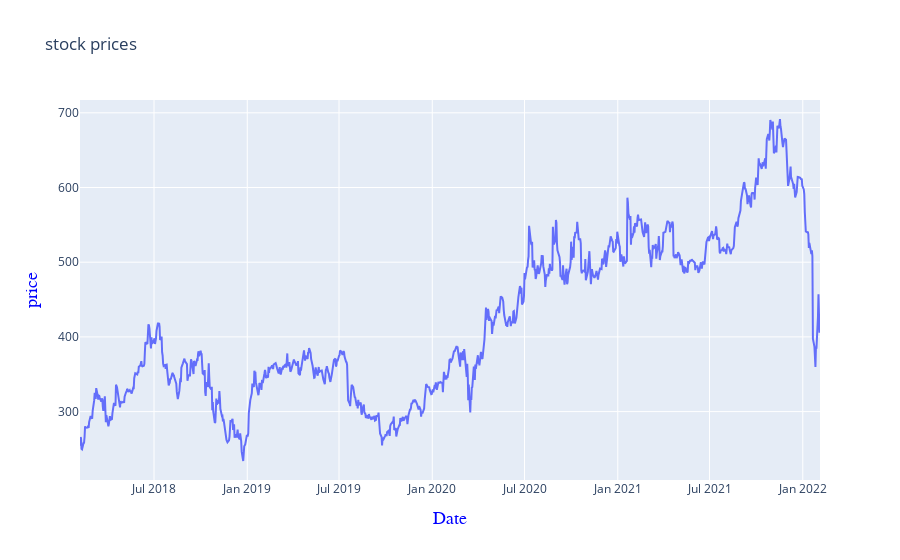

Write notebook code for a chart like this one.
### Code cell
%matplotlib notebook
layout = go.Layout(
    title ='stock prices',
    xaxis = dict(
        title = 'Date',
        titlefont =dict(
            family = 'courier new,monospace',
            size =18,
            color ='blue'
        )
    ),
    yaxis = dict(
        title = 'price',
        titlefont =dict(
            family = 'courier new,monospace',
            size =18,
            color ='blue'
    )

    )

)
data_plot = [{'x':data['Date'],'y':data['Close']}]
fig = go.Figure(data = data_plot,layout =layout)

iplot(fig)

### Figure 1 — Plotly figure (JSON) as saved in the notebook; plotly's stock layout.template omitted (floating-point values rounded to 4 significant figures; data arrays with more than 128 entries replaced by an {"elided": "..."} marker saying what was removed)
{"data": [{"x": {"elided": "1009 str values"}, "y": {"elided": "1009 float values"}, "type": "scatter"}], "layout": {"title": {"text": "stock prices"}, "xaxis": {"title": {"font": {"color": "blue", "family": "courier new,monospace", "size": 18}, "text": "Date"}}, "yaxis": {"title": {"font": {"color": "blue", "family": "courier new,monospace", "size": 18}, "text": "price"}}}}
